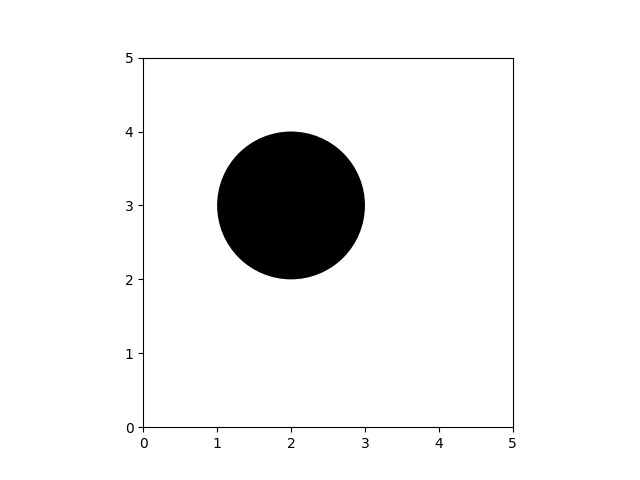
#> input picture 几何变换/Circle.png, 640 x 480 px
$ python '旋转.py'
#> lines starting #> are read from the running program, lines starting #| are printed output that depends on the picture; long printed decimals are rounded
import cv2
import numpy as np

# 旋转角度
alpha = np.deg2rad(30)

# 加载图片
img = cv2.imread(f"Circle.png")
#> img is the input picture: shape (480, 640, 3); min 0, max 255, mean 239.1

# 获取图片尺寸
h, w, _ = img.shape
#> h = 480; w = 640

# 旋转变换仿射矩阵
M = np.array([
    [np.cos(alpha), -np.sin(alpha), 0],
    [np.sin(alpha), np.cos(alpha), 0],
])

#
# 执行仿射变换
dst = cv2.warpAffine(img, M, (w*2, h*2))
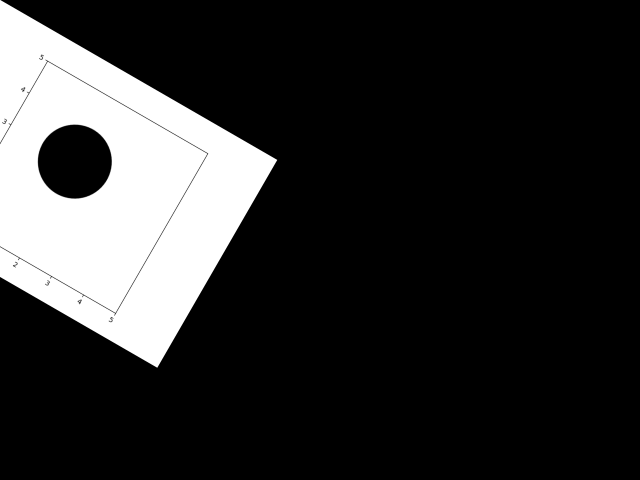
#> dst: shape (960, 1280, 3) (shown at 1/2 size); min 0, max 255, mean 46.1

# 设置旋转中心
x0, y0 = w/2, h/2
#> x0 = 320; y0 = 240
M01 = np.array(
    [
        [1, 0, x0],
        [0, 1, x0],
        [0, 0, 1],
    ]

)
#> M01 = [[1, 0, 320], [0, 1, 320], [0, 0, 1]]
M02 = np.array([
    [1, 0, -x0],
    [0, 1, -y0],
    [0, 0, 1],
])
#> M02 = [[1, 0, -320], [0, 1, -240], [0, 0, 1]]
M_ = np.array([
    [np.cos(alpha), -np.sin(alpha), 0],
    [np.sin(alpha), np.cos(alpha), 0],
    [0, 0, 1]
])
_M = np.dot(M02, np.dot(M_, M01))
print(_M)
#| [[   0.866    -0.5        -202.872]
#|  [   0.5           0.866   197.128]
#|  [   0.            0.            1.        ]]
dst2 = cv2.warpAffine(img, _M[:2], (w*2, h*2))
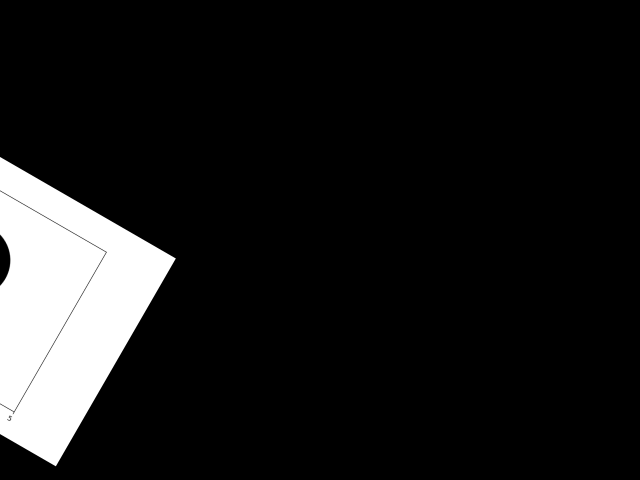
#> dst2: shape (960, 1280, 3) (shown at 1/2 size); min 0, max 255, mean 26.2
# 显示原始图像和变换后的图像
cv2.imshow("RAW", img)
cv2.imshow("CAN", dst)
cv2.imshow("__", dst2)
cv2.waitKey(0)
cv2.destroyAllWindows()
